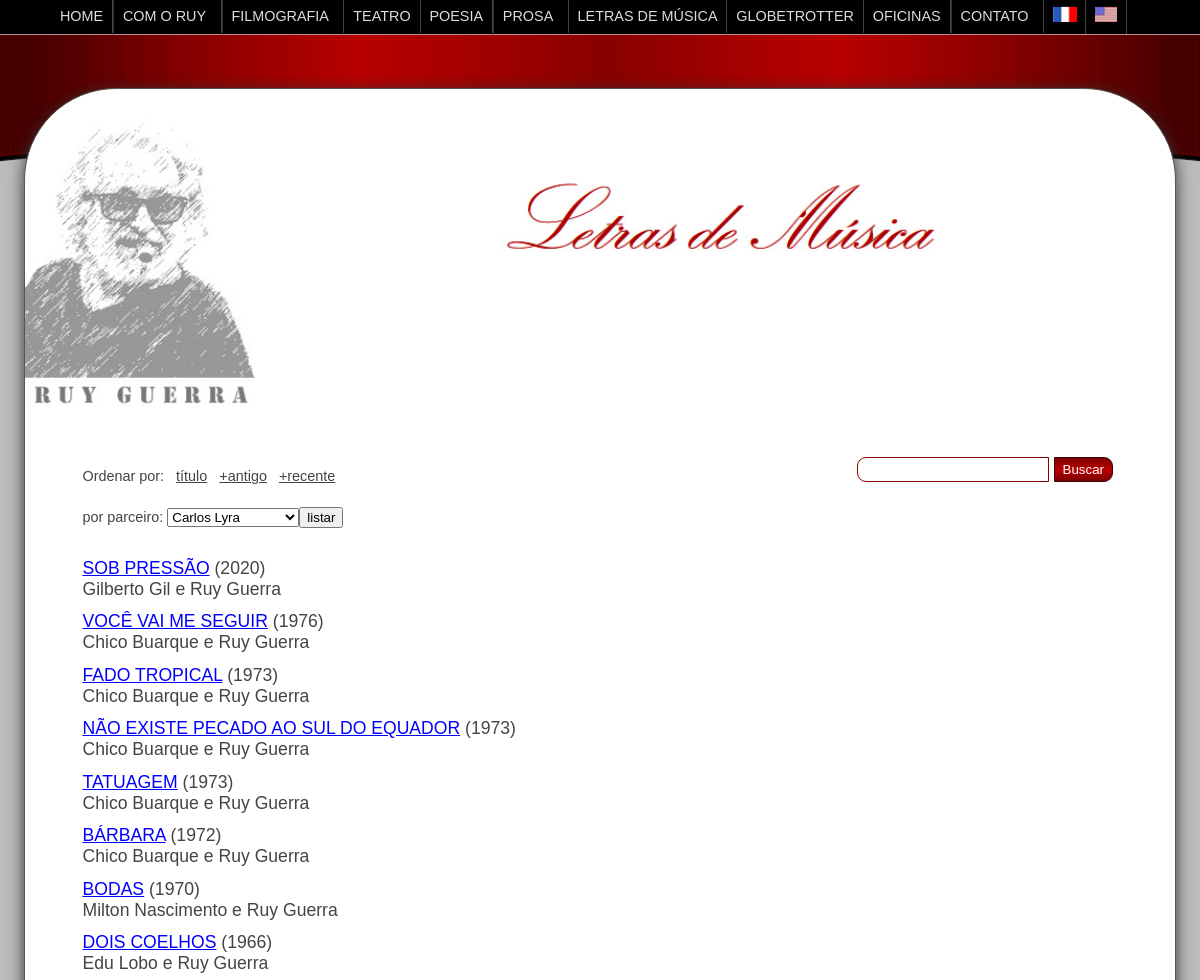
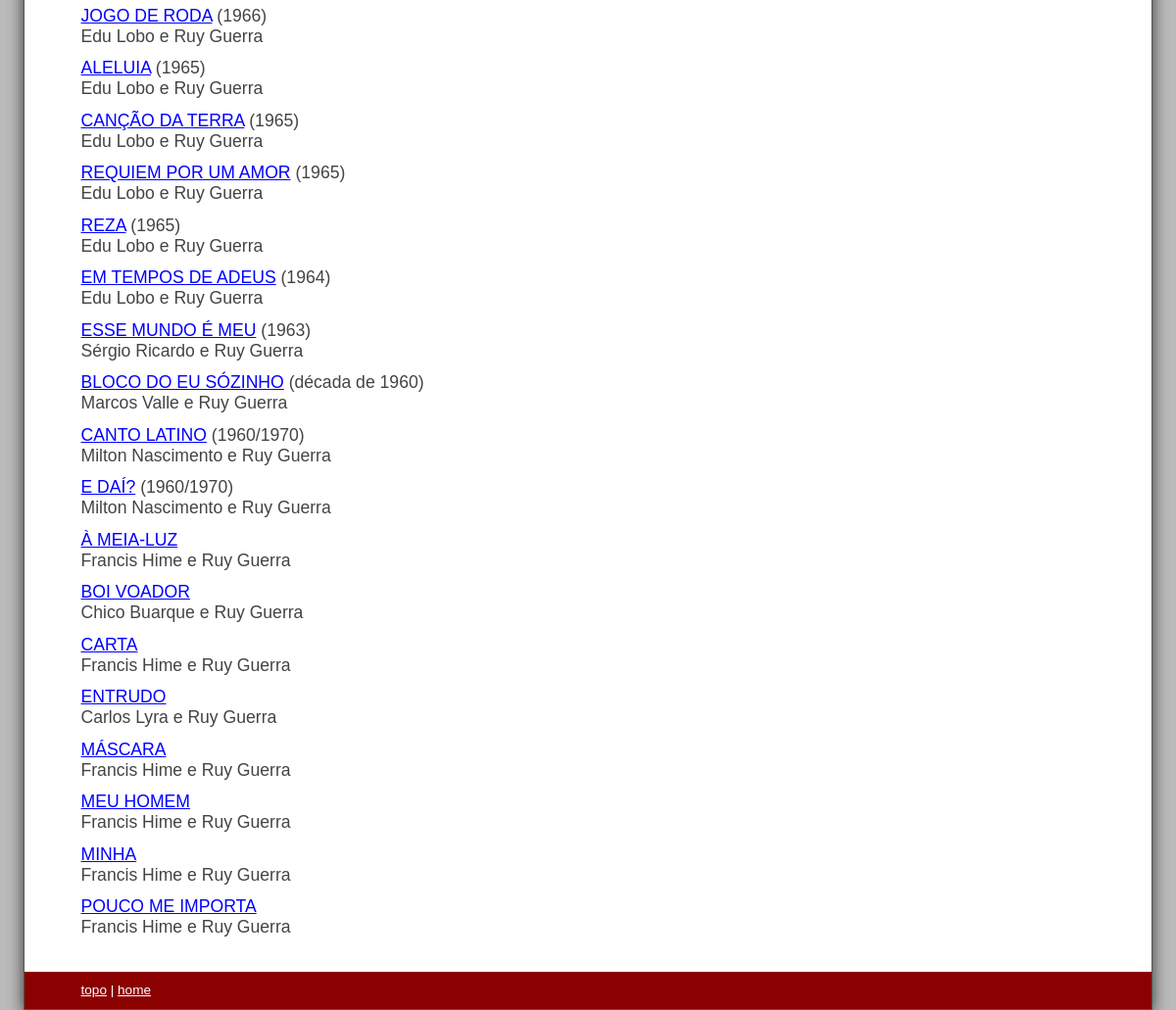
/musicas.php, run on the app's committed database (2 pictures, top to bottom).
### tables this page shows
CREATE TABLE `rg` (
  `id` int(11) NOT NULL,
  `categoria` varchar(10) NOT NULL,
  `tipo` varchar(10) NOT NULL,
  `titulo` varchar(255) NOT NULL,
  `autor` varchar(255) NOT NULL,
  `conteudo` text NOT NULL,
  `dia` int(2) UNSIGNED ZEROFILL NOT NULL DEFAULT 00,
  `mes` int(2) UNSIGNED ZEROFILL NOT NULL DEFAULT 00,
  `ano` int(4) UNSIGNED ZEROFILL NOT NULL DEFAULT 0000,
  `local` varchar(255) NOT NULL,
  `cidade` varchar(20) NOT NULL,
  `pais` varchar(12) NOT NULL,
  `fonte` varchar(255) NOT NULL,
  `link` varchar(40) NOT NULL,
  `anoFinal` int(4) NOT NULL DEFAULT 0
);

### musicas.php (the view, shortened to what this page needs)
<!DOCTYPE html>
<html lang="pt-br">
<head><meta http-equiv="Last-Modified" content="Sun, 07 Sep 2014 10:10:10 GMT">
<link href="geral.css" rel="stylesheet" type="text/css">
<link href="interna.css" rel="stylesheet" type="text/css">
<body>
<?php
include 'conect.php';
function troca($string){$string  = str_replace("<br />"," ", $string);return $string;}
$idioma = $_GET["idioma"];
if (empty($idioma)){$idioma = 1;}
$ordem = $_GET["ordem"];
if (isset($_POST["parceiro"]) && !empty($_POST["parceiro"])) {
	$parceiro = $_POST["parceiro"];
	$sql = $mysqli->query("select id,titulo,autor,dia,mes,ano,local,cidade,pais,fonte,anoFinal from rg where categoria='letra' and autor='$parceiro' order by titulo,ano desc,mes desc,dia desc");
} elseif ($ordem == 1) {
	$sql = $mysqli->query("select id,titulo,autor,dia,mes,ano,local,cidade,pais,fonte,anoFinal from rg where categoria='letra' order by titulo,ano desc,mes desc,dia desc");
} elseif ($ordem == 2) {
	$sql = $mysqli->query("select id,titulo,autor,dia,mes,ano,local,cidade,pais,fonte,anoFinal from rg where categoria='letra' order by ano,mes,dia,titulo");
}	else {
	$sql = $mysqli->query("select id,titulo,autor,dia,mes,ano,local,cidade,pais,fonte,anoFinal from rg where categoria='letra' order by ano desc,mes desc,dia desc,titulo");
}
echo <<< EOT
<section class="conteudo">
	<br />
	<img class="ruy" src="images/ruy_guerra.png" alt="Ruy Guerra" title="Ruy Guerra" /><img class="tituloCategoriaV" src="images/letrasv.jpg" alt="letras de música" title="letras de música" />
	<br class="all" /><br /><br />
	<p class="ordem">Ordenar por: &nbsp; <a class="ordem" href="musicas.php?ordem=1&idioma=$idioma">título</a> &nbsp; <a class="ordem" href="musicas.php?ordem=2&idioma=$idioma">+antigo</a> &nbsp; <a class="ordem" href="musicas.php?ordem=3&idioma=$idioma">+recente</a></p>
	<form method="post" action="busca.php?idioma=$idioma">
	<p class="busca"><input class="campo" type="text" name="busca" /> <input class="botao" type="submit" value="Buscar" /><span class="branco">.</span></p></form>
	<br class="all" />
EOT;
echo "<form method=\"post\" action=\"musicas.php?idioma=$idioma\"><p class=\"ordem\">por parceiro: <select name=\"parceiro\">";
$sql2 = $mysqli->query("select distinct autor from rg where categoria='letra' and autor!='' order by autor");
while ($f = $sql2->fetch_array(MYSQLI_NUM)) {
	echo "<option value=\"$f[0]\">$f[0]</option>";
}
echo "</select>";
echo "<input type=\"submit\" value=\"listar\" /></p></form><br class=\"all\" /><br />";
while ($f = $sql->fetch_array(MYSQLI_NUM)) {
	$data = '';
	if ($f[5]!='0000') {
		if (!empty($f[10])) {
			if ($f[5] == $f[10]) {
				$data = "(década de $f[5])";
			} else {
				$data = "($f[5]/$f[10])";
			}
		} else {
			$data = "($f[5])";
		}
	}
	$titulo = troca($f[1]);
	echo "<p class=\"lista\"><a href=\"musica.php?id=$f[0]&idioma=$idioma\">$titulo</a> $data<br />";
	if (empty($f[2])) {
		echo "<span class=\"autor2\">Ruy Guerra</span>";
	} else {
		echo "<span class=\"autor2\">$f[2] e Ruy Guerra</span>";
	}
	echo "</p>";
}
if ($idioma == 3) {
	include "rodape-eng.inc";
	echo "</section>";
	include "menu-eng.inc";
} elseif ($idioma == 2) {
	include "rodape-fr.inc";
	echo "</section>";
	include "menu-fr.inc";
}	else {
	include "rodape.inc";
	echo "</section>";
	include "menu.inc";
}
?>
</body>

### geral.css (style rules this page uses)
body { font-size: 1em; font-family: Arial, Verdana, Tahoma; margin:0; padding:0; width: 100%; height: 100%; }
header, section, footer, aside, nav, article { display: block; }
.conteudo { display: table; position: relative; top: 5.5em; margin: 0px auto; margin-top: 0px; padding: 0px; background: #fff; z-index: 7; border: 1px solid #555; border-radius: 5.75em 5.75em 0px 0px; box-shadow: #333 0px 0.2em 1em; -moz-box-sizing: border-box; -webkit-box-sizing: border-box; -ms-box-sizing: border-box; box-sizing: border-box; }
img { border: 0; }
.branco { color: #fff; }

### interna.css (style rules this page uses)
body { background: #bbb; color: #444; }
.conteudo { width: 1098px; margin-bottom: 1.5em; }
img.ruy { display: block; width: 20%; height: auto; float: left; border: 0; border-radius: 5.75em 0px 0px 0px; padding-right: 1em; margin: 0; padding-left: 0; }
img.tituloCategoriaV { display: block; margin: 0px auto; margin-top: 6%; width: 41.53%; height: auto; }
p.busca { margin: 1% 5% 0 5%; float: right; }
p.lista { font-size: 1.1em; margin: 1% 5%; }
p.lista a { text-transform: uppercase; }
p.ordem { font-size: 0.9em; margin: 2% 5% 0 5%; float: left; }
.botao, .botao2 { margin: 0; background: -webkit-linear-gradient(top, #7b0000, #bb0000, #7b0000); background: -moz-linear-gradient(top, #7b0000, #bb0000, #7b0000); background: -ms-linear-gradient(top, #7b0000, #bb0000, #7b0000); color: #fff; padding: 0.3em 0.6em; border: 1px solid #3b0000; text-decoration: none; cursor: pointer; }
.botao { border-radius: 0 9px 9px 0; }
.campo { margin: 0; border: 1px solid #8b0000; padding: 0.3em 0.5em; border-radius: 9px 0 0 9px; }
p.lista a:link { color: #0000ff;text-decoration: underline; }
p.ordem a:link { color: #444;text-decoration: underline; }
@media all and (max-width: 1200px) { .conteudo { width: 96%; } }

### data on the page
rg: titulo "SOB PRESSÃO", ano "(2020)", autor "Gilberto Gil"
rg: titulo "VOCÊ VAI ME SEGUIR", ano "(1976)", autor "Chico Buarque"
rg: titulo "FADO TROPICAL", ano "(1973)", autor "Chico Buarque"
rg: titulo "NÃO EXISTE PECADO AO SUL DO EQUADOR", ano "(1973)", autor "Chico Buarque"
rg: titulo "TATUAGEM", ano "(1973)", autor "Chico Buarque"
rg: titulo "BÁRBARA", ano "(1972)", autor "Chico Buarque"
rg: titulo "BODAS", ano "(1970)", autor "Milton Nascimento"
rg: titulo "DOIS COELHOS", ano "(1966)", autor "Edu Lobo"
rg: titulo "JOGO DE RODA", ano "(1966)", autor "Edu Lobo"
rg: titulo "ALELUIA", ano "(1965)", autor "Edu Lobo"
rg: titulo "CANÇÃO DA TERRA", ano "(1965)", autor "Edu Lobo"
rg: titulo "REQUIEM POR UM AMOR", ano "(1965)", autor "Edu Lobo"
rg: titulo "REZA", ano "(1965)", autor "Edu Lobo"
rg: titulo "EM TEMPOS DE ADEUS", ano "(1964)", autor "Edu Lobo"
rg: titulo "ESSE MUNDO É MEU", ano "(1963)", autor "Sérgio Ricardo"
rg: titulo "BLOCO DO EU SÓZINHO", ano "(década de 1960)", autor "Marcos Valle"
rg: titulo "CANTO LATINO", data "(1960/1970)", autor "Milton Nascimento"
rg: titulo "E DAÍ?", data "(1960/1970)", autor "Milton Nascimento"
rg: titulo "À MEIA-LUZ", autor "Francis Hime"
rg: titulo "BOI VOADOR", autor "Chico Buarque"
rg: titulo "CARTA", autor "Francis Hime"
rg: titulo "ENTRUDO", autor "Carlos Lyra"
rg: titulo "MÁSCARA", autor "Francis Hime"
rg: titulo "MEU HOMEM", autor "Francis Hime"
rg: titulo "MINHA", autor "Francis Hime"
rg: titulo "POUCO ME IMPORTA", autor "Francis Hime"

### other printed values
form field parceiro "Carlos Lyra"
